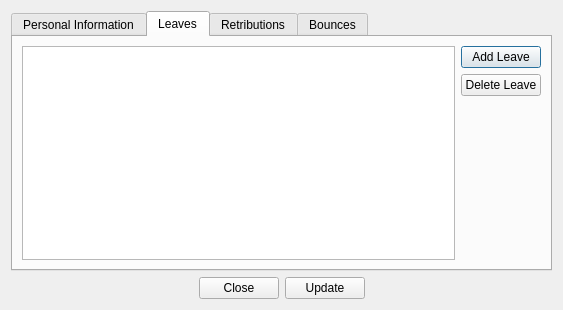
<?xml version="1.0" encoding="UTF-8"?>
<ui version="4.0">
 <class>EmployeeInfo</class>
 <widget class="QDialog" name="EmployeeInfo">
  <property name="geometry">
   <rect>
    <x>0</x>
    <y>0</y>
    <width>563</width>
    <height>310</height>
   </rect>
  </property>
  <property name="windowTitle">
   <string>Dialog</string>
  </property>
  <layout class="QVBoxLayout" name="verticalLayout_6">
   <item>
    <layout class="QVBoxLayout" name="verticalLayout_5">
     <item>
      <widget class="QTabWidget" name="tabWidget">
       <property name="currentIndex">
        <number>1</number>
       </property>
       <widget class="QWidget" name="personal">
        <attribute name="title">
         <string>Personal Information</string>
        </attribute>
        <layout class="QVBoxLayout" name="verticalLayout">
         <item>
          <layout class="QGridLayout" name="gridLayout">
           <property name="horizontalSpacing">
            <number>22</number>
           </property>
           <property name="verticalSpacing">
            <number>32</number>
           </property>
           <item row="0" column="0">
            <widget class="QLabel" name="label">
             <property name="text">
              <string>ID</string>
             </property>
            </widget>
           </item>
           <item row="0" column="1">
            <widget class="QLineEdit" name="lineEdit"/>
           </item>
           <item row="0" column="2">
            <widget class="QLabel" name="label_5">
             <property name="text">
              <string>Phone</string>
             </property>
            </widget>
           </item>
           <item row="0" column="3">
            <widget class="QLineEdit" name="lineEdit_5"/>
           </item>
           <item row="1" column="0">
            <widget class="QLabel" name="label_2">
             <property name="text">
              <string>First Name</string>
             </property>
            </widget>
           </item>
           <item row="1" column="1">
            <widget class="QLineEdit" name="lineEdit_2"/>
           </item>
           <item row="1" column="2">
            <widget class="QLabel" name="label_6">
             <property name="text">
              <string>Another Email</string>
             </property>
            </widget>
           </item>
           <item row="1" column="3">
            <widget class="QLineEdit" name="lineEdit_6"/>
           </item>
           <item row="2" column="0">
            <widget class="QLabel" name="label_3">
             <property name="text">
              <string>Last Name</string>
             </property>
            </widget>
           </item>
           <item row="2" column="1">
            <widget class="QLineEdit" name="lineEdit_3"/>
           </item>
           <item row="2" column="2">
            <widget class="QLabel" name="label_7">
             <property name="text">
              <string>Mobile</string>
             </property>
            </widget>
           </item>
           <item row="2" column="3">
            <widget class="QLineEdit" name="lineEdit_7"/>
           </item>
           <item row="3" column="0">
            <widget class="QLabel" name="label_4">
             <property name="text">
              <string>Email</string>
             </property>
            </widget>
           </item>
           <item row="3" column="1">
            <widget class="QLineEdit" name="lineEdit_4"/>
           </item>
           <item row="3" column="2">
            <widget class="QLabel" name="label_8">
             <property name="text">
              <string>Hour Price</string>
             </property>
            </widget>
           </item>
           <item row="3" column="3">
            <widget class="QLineEdit" name="lineEdit_8"/>
           </item>
          </layout>
         </item>
        </layout>
       </widget>
       <widget class="QWidget" name="leaves">
        <attribute name="title">
         <string>Leaves</string>
        </attribute>
        <layout class="QVBoxLayout" name="verticalLayout_7">
         <item>
          <layout class="QHBoxLayout" name="horizontalLayout">
           <item>
            <widget class="QTableView" name="tvLeaves"/>
           </item>
           <item>
            <layout class="QVBoxLayout" name="verticalLayout_2">
             <item>
              <widget class="QPushButton" name="pbtnAddLeave">
               <property name="text">
                <string>Add Leave</string>
               </property>
              </widget>
             </item>
             <item>
              <widget class="QPushButton" name="pbtnDelLeave">
               <property name="text">
                <string>Delete Leave</string>
               </property>
              </widget>
             </item>
             <item>
              <spacer name="verticalSpacer">
               <property name="orientation">
                <enum>Qt::Vertical</enum>
               </property>
               <property name="sizeHint" stdset="0">
                <size>
                 <width>20</width>
                 <height>108</height>
                </size>
               </property>
              </spacer>
             </item>
            </layout>
           </item>
          </layout>
         </item>
        </layout>
       </widget>
       <widget class="QWidget" name="retribution">
        <attribute name="title">
         <string>Retributions</string>
        </attribute>
        <layout class="QVBoxLayout" name="verticalLayout_4">
         <item>
          <layout class="QHBoxLayout" name="horizontalLayout_4">
           <item>
            <widget class="QTableView" name="tvRetribution"/>
           </item>
           <item>
            <layout class="QVBoxLayout" name="verticalLayout_3">
             <item>
              <widget class="QPushButton" name="pbtnAddRetribution">
               <property name="text">
                <string>Add Retribution</string>
               </property>
              </widget>
             </item>
             <item>
              <widget class="QPushButton" name="pbtnDelRetribution">
               <property name="text">
                <string>Delete Retribution</string>
               </property>
              </widget>
             </item>
             <item>
              <spacer name="verticalSpacer_2">
               <property name="orientation">
                <enum>Qt::Vertical</enum>
               </property>
               <property name="sizeHint" stdset="0">
                <size>
                 <width>20</width>
                 <height>40</height>
                </size>
               </property>
              </spacer>
             </item>
            </layout>
           </item>
          </layout>
         </item>
        </layout>
       </widget>
       <widget class="QWidget" name="bounces">
        <attribute name="title">
         <string>Bounces</string>
        </attribute>
        <layout class="QVBoxLayout" name="verticalLayout_9">
         <item>
          <layout class="QHBoxLayout" name="horizontalLayout_2">
           <item>
            <widget class="QTableView" name="tvBounce"/>
           </item>
           <item>
            <layout class="QVBoxLayout" name="verticalLayout_8">
             <item>
              <widget class="QPushButton" name="pbtnAddBounce">
               <property name="text">
                <string>Add Bounce</string>
               </property>
              </widget>
             </item>
             <item>
              <widget class="QPushButton" name="pbtnDeleteBounce">
               <property name="text">
                <string>Delete Bounce</string>
               </property>
              </widget>
             </item>
             <item>
              <spacer name="verticalSpacer_3">
               <property name="orientation">
                <enum>Qt::Vertical</enum>
               </property>
               <property name="sizeHint" stdset="0">
                <size>
                 <width>20</width>
                 <height>40</height>
                </size>
               </property>
              </spacer>
             </item>
            </layout>
           </item>
          </layout>
         </item>
        </layout>
       </widget>
      </widget>
     </item>
     <item>
      <layout class="QHBoxLayout" name="horizontalLayout_3">
       <item>
        <spacer name="horizontalSpacer">
         <property name="orientation">
          <enum>Qt::Horizontal</enum>
         </property>
         <property name="sizeHint" stdset="0">
          <size>
           <width>40</width>
           <height>20</height>
          </size>
         </property>
        </spacer>
       </item>
       <item>
        <widget class="QPushButton" name="pushButton_2">
         <property name="text">
          <string>Close</string>
         </property>
        </widget>
       </item>
       <item>
        <widget class="QPushButton" name="pushButton">
         <property name="text">
          <string>Update</string>
         </property>
        </widget>
       </item>
       <item>
        <spacer name="horizontalSpacer_2">
         <property name="orientation">
          <enum>Qt::Horizontal</enum>
         </property>
         <property name="sizeHint" stdset="0">
          <size>
           <width>40</width>
           <height>20</height>
          </size>
         </property>
        </spacer>
       </item>
      </layout>
     </item>
    </layout>
   </item>
  </layout>
 </widget>
 <resources/>
 <connections/>
</ui>
